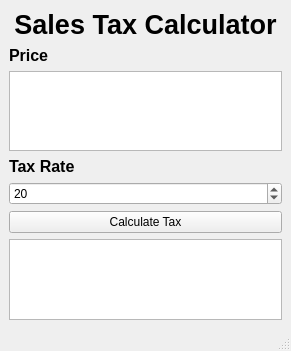
<?xml version="1.0" encoding="UTF-8"?>
<ui version="4.0">
 <class>MainWindow</class>
 <widget class="QMainWindow" name="MainWindow">
  <property name="geometry">
   <rect>
    <x>0</x>
    <y>0</y>
    <width>291</width>
    <height>351</height>
   </rect>
  </property>
  <property name="windowTitle">
   <string>MainWindow</string>
  </property>
  <widget class="QWidget" name="centralwidget">
   <layout class="QVBoxLayout" name="verticalLayout">
    <item>
     <widget class="QLabel" name="label_3">
      <property name="font">
       <font>
        <pointsize>20</pointsize>
        <weight>75</weight>
        <bold>true</bold>
       </font>
      </property>
      <property name="text">
       <string>Sales Tax Calculator</string>
      </property>
      <property name="alignment">
       <set>Qt::AlignCenter</set>
      </property>
     </widget>
    </item>
    <item>
     <widget class="QLabel" name="label">
      <property name="font">
       <font>
        <pointsize>12</pointsize>
        <weight>75</weight>
        <bold>true</bold>
       </font>
      </property>
      <property name="text">
       <string>Price</string>
      </property>
     </widget>
    </item>
    <item>
     <widget class="QTextEdit" name="price_box"/>
    </item>
    <item>
     <widget class="QLabel" name="label_2">
      <property name="font">
       <font>
        <pointsize>12</pointsize>
        <weight>75</weight>
        <bold>true</bold>
       </font>
      </property>
      <property name="text">
       <string>Tax Rate</string>
      </property>
     </widget>
    </item>
    <item>
     <widget class="QSpinBox" name="tax_rate">
      <property name="value">
       <number>20</number>
      </property>
     </widget>
    </item>
    <item>
     <widget class="QPushButton" name="calc_tax_button">
      <property name="text">
       <string>Calculate Tax</string>
      </property>
     </widget>
    </item>
    <item>
     <widget class="QTextEdit" name="results_window"/>
    </item>
   </layout>
  </widget>
  <widget class="QMenuBar" name="menubar">
   <property name="geometry">
    <rect>
     <x>0</x>
     <y>0</y>
     <width>291</width>
     <height>21</height>
    </rect>
   </property>
  </widget>
  <widget class="QStatusBar" name="statusbar"/>
 </widget>
 <resources/>
 <connections/>
</ui>
